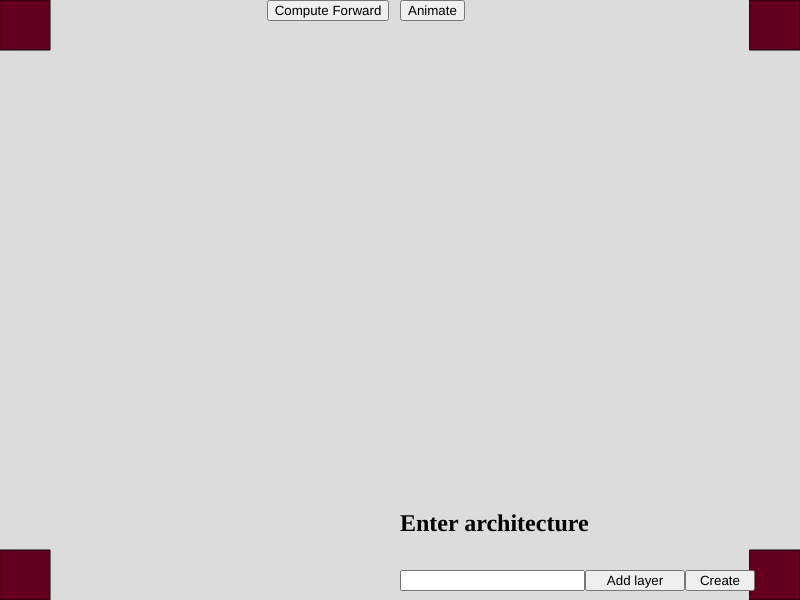
Frame 1 (no input)
Frame 60 (no input): identical to frame 1, image omitted
Frame 120 (the mouse pressed at the canvas centre since frame 60): identical to frame 1, image omitted

The p5.js sketch that drew this single still picture (run headless with seeded random() and noise() and a simulated clock; from frame 60 on, the mouse is pressed at the canvas centre):

// p5.js sketch
// ── sketch.js
let arch = [];
let real_arch = [];

let input, button, button2, animate_button, texto;

let animate = false;
let layer = 0;
let values = [];


function setup() {
  createCanvas(800, 600);

  input = createInput();
  input.position(width / 2, height - 30);

  button = createButton('Add layer');
  button.position(input.x + input.width, input.y);
  button.size(100, input.height);
  button.mousePressed(add_layer);

  button2 = createButton('Create');
  button2.position(button.x + button.width, button.y);
  button2.size(70, input.height);
  button2.mousePressed(create_nn);

  texto = createElement('h2', 'Enter architecture');
  texto.position(input.x, input.y - 80);
  texto.size(400, 50);

  textAlign(CENTER);
  textSize(50);

  animate_button = createButton('Animate');
  animate_button.position(width / 2, 0);
  animate_button.mousePressed(next_animation);
  
  
  python_button = createButton('Compute Forward');
  python_button.position(width / 3, 0);
  python_button.mousePressed(goPython);
}

function keyPressed(){
  if (keyCode == RETURN){
    add_layer();
  }
}


function draw() {
  background(220);

  // Mark corners
  corners();

  // Draw NN
  draw_nn(real_arch);

  // Display animations
  display_anim();
  
}
// ── animate_text.js
//
//
//         UTILITY FUNCTIONS
//
//

// Returns the points between two given
// time is the number of frames the animation will need
function trajectory(begin, end, time=100) {
  //begin = createVector(begin[0], begin[1]);
  //end = createVector(end[0], end[1]);
  
  let tr = [];
  tr.push(begin);
  
  let dir = p5.Vector.sub(end, begin);
  dir.mult(1/time);
  for (let i = 0; i < time; i++){
    let next = p5.Vector.add(begin, dir);
    tr.push(next);
    begin = next;
  }
  return tr;
}

// Sort values by the y coordinate
function sort_by_y(a, b){
  return a.y < b.y;
}

//
//
//        MAIN FUNCTION
//
//

function display_anim() {
  
  let total_layers = values.length;
  for (let i = 0; i < total_layers; i++){
    for (let j = 0; j < values[i].length; j++){
      values[i][j].show();
    }
  }
  if (animate == true) {
    // do current animation
    let finished = true;
    for (let i = 0; i < total_layers; i++){
      for (let j = 0; j < values[i].length; j++){
        // Animation ends if all objects have finished
        finished = values[i][j].move() && finished;
      }
    }

    if (finished) {
      // end animation
      animate = false;
      
      // Clean the neurons, leaving just one value on each one
      values[layer].sort(sort_by_y);
      let aux = [values[layer][0]];
      for (let i = 1; i < values[layer].length; i++){
        if (abs(values[layer][i].y - values[layer][i-1].y) > 1) {
          aux.push(values[layer][i]);
        }
      }
      values[layer] = aux;
      
      // Create more object to animate if needed
      for (let i = 0; i < values[layer].length; i++){
        for (let j = 0; j < real_arch[layer+1]; j++){
          // Duplicate the current value
          let new_val = new value();
          new_val.x = values[layer][i].x;
          new_val.y = values[layer][i].y;
          new_val.color = values[layer][i].color;
          new_val.text = str(i) + '_' + str(j);
          new_val.set_traj(layer, i+1, j+1, real_arch);
          values[layer+1].push(new_val);
          
        }
      }
      
      // Remove old objects
      values[layer] = [];
      
      // set identifier of next animation
      layer = (layer + 1);
    }
  }
  
}


//
//
//        OBJECT TO ANIMATE
//
//

class value {
  
  constructor(text, x, y, color) {
    this.text = text;
    this.x = x;
    this.y = y;
    this.color = color;
    this.trajectory = [];
    this.time = 0;
  }
  
  // Returns a boolean stating if finished
  move() {
    if (this.time < this.trajectory.length) {
      
      this.x = this.trajectory[this.time].x;
      this.y = this.trajectory[this.time].y;
      this.time++;
      
      return false;
      
    }
    
    return true;
    
  }
  
  // Compute trajectory based on current neuron(layer, i) and next neuron(layer+1, j)
  set_traj(layer, i, j, arch) {
    
    this.time = 0;
    
    let begin = neuron_pos(layer, i, arch);
    let end = neuron_pos(layer+1, j, arch);
    this.trajectory = trajectory(begin, end);
    
  }

  
  show() {
    
    fill(this.color[0], this.color[1], this.color[2]);
    text(this.text, this.x, this.y);
    textSize(20);
    
  }
}
// ── button_functions.js
// Adds a layer to the architecture, input and output are included as layers
function add_layer() {
  if (arch.length == 0) {
    values = [];
  }

  arch.push(parseInt(input.value(), 10));
  input.value('');
  values.push([]);
}

// Activates the drawing of the NN and adds as many animating objects as input neurons
function create_nn() {
  // Activate drawing
  real_arch = arch;
  arch = [];

  // Adds objects
  for (let i = 0; i < real_arch[0]; i++) {
    for (let j = 0; j < real_arch[1]; j++) {
      let pos = neuron_pos(0, i + 1, real_arch);
      let new_val = new value('x' + str(i), pos.x, pos.y, [3, 45, 100]);
      new_val.set_traj(0, i + 1, j + 1, real_arch);
      values[1].push(new_val);
    }
  }

  // Reset animation
  layer = 1;
}

// Starts animation
function next_animation() {
  // Check wether there is an available animation
  animate = (layer < (real_arch.length));
}

// Executes the python script
function goPython() {
  const URL = '/something';
  $.ajax({
    url: URL,
    type: "GET",
  }).done(function() {
    alert('finished python script');
  });
}
// ── drawing_nn.js
// Draws 4 squares at the corners
function corners(){
  fill(100,0,30);
  rect(0,0, 50, 50);
  
  fill(100,0,30);
  rect(750,0, 50, 50);
  
  fill(100,0,30);
  rect(0,550, 50, 50);
  
  fill(100,0,30);
  rect(750,550, 50, 50);
}

// Return the x and y of a neuron
// layer is 0-based, i is 1-based
function neuron_pos(layer, i, arch) {
  let n = arch.length;
  let hor_dist = width / (n+1);
  let x = (layer+1) * hor_dist;
  
  let num_neuron = arch[layer];
  let ver_dist = height / (num_neuron+1);
  let y = i * ver_dist;
  
  return createVector(x, y);
}


// Draws the architecture given of a neural network
function draw_nn(arch){
  let n = arch.length;
  let rad = 25;
  
  // Draw neurons
  let hor_dist = width / (n+1)
  for (let i = 0; i < n; i++){
    draw_layer(arch[i], (i+1) * hor_dist, 2*rad); 
  }
  
  // Draw weights
  for (let i = 0; i < n-1; i++){
    draw_connections(i, i+1, arch[i], arch[i+1], hor_dist, rad, arch); 
  }
}


// Draws num_neur neurons in the x_pos, equally space among the y direction
function draw_layer(num_neur, x_pos, diam) {
  let ver_dist = height / (num_neur+1);
  for (let i = 1; i <= num_neur; i++) {
    fill(255, 255, 255);
    circle(x_pos, ver_dist * i, diam);
  }
}

// Draw arrows between layer i and j with ni and nj number of neurons
function draw_connections(i, j, ni, nj, hor_dist, rad, arch) {
  for (let ii = 1; ii <= ni; ii++) {
    for (let jj = 1; jj <= nj; jj++) {
      
      let begin = neuron_pos(i, ii, arch);
      let end = neuron_pos(j, jj, arch);
      
      let r = p5.Vector.sub(end, begin);
      r.mult(rad / r.mag());
      
      begin.add(r);
      r.mult(1.2);
      end.sub(r);
      
      draw_arrow(begin, end);
    }
  }
}

// Draws an arrow with begin and end as the ending points of the arrow
function draw_arrow(begin, end){
  //begin = createVector(begin[0], begin[1]);
  //end = createVector(end[0], end[1]);
  line(begin.x, begin.y, end.x, end.y);
  let v = p5.Vector.sub(end, begin);
  v.mult(3 / v.mag());
  let a1 = p5.Vector.add(end, v);
  v.rotate(2 * PI / 3);
  let a2 = p5.Vector.add(end, v);
  v.rotate(2 * PI / 3);
  let a3 = p5.Vector.add(end, v);
  fill(0,0,0);
  triangle(a1.x, a1.y, a2.x, a2.y, a3.x, a3.y);
}
